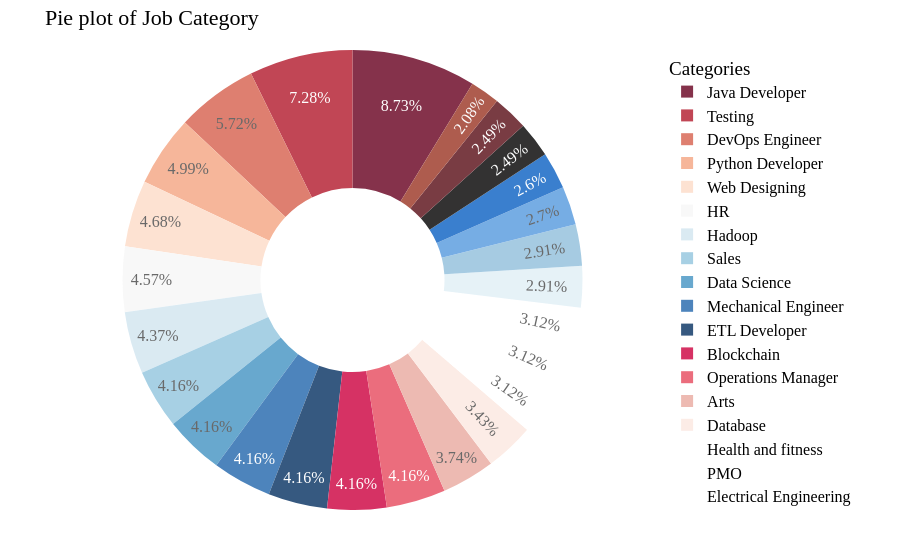

The cell this chart's notebook holds for it:
### Code cell
fig = px.pie(plot_data, values='Count', names='Category',
             title='Pie plot of Job Category',
             color_discrete_sequence=px.colors.sequential.RdBu,
             hole=0.4,
             labels={'Category': 'Categories', 'Count': 'Count'},
             opacity=0.8,
             )

# Customize the layout
fig.update_layout(
    legend_title='Categories',
    font=dict(family='Times New Roman', size=16, color='black'),
    plot_bgcolor='white',
    margin=dict(t=50, b=50, l=50, r=50)
)

fig.show()

### Figure 1 — Plotly figure (JSON) as saved in the notebook; plotly's stock layout.template omitted (floating-point values rounded to 4 significant figures)
{"data": [{"domain": {"x": [0, 1], "y": [0, 1]}, "hole": 0.4, "hovertemplate": "Categories=%{label}<br>Count=%{value}<extra></extra>", "labels": ["Java Developer", "Testing", "DevOps Engineer", "Python Developer", "Web Designing", "HR", "Hadoop", "Sales", "Data Science", "Mechanical Engineer", "ETL Developer", "Blockchain", "Operations Manager", "Arts", "Database", "Health and fitness", "PMO", "Electrical Engineering", "Business Analyst", "DotNet Developer", "Automation Testing", "Network Security Engineer", "Civil Engineer", "SAP Developer", "Advocate"], "legendgroup": "", "name": "", "opacity": 0.8, "showlegend": true, "type": "pie", "values": [84, 70, 55, 48, 45, 44, 42, 40, 40, 40, 40, 40, 40, 36, 33, 30, 30, 30, 28, 28, 26, 25, 24, 24, 20]}], "layout": {"font": {"color": "black", "family": "Times New Roman", "size": 16}, "legend": {"title": {"text": "Categories"}, "tracegroupgap": 0}, "margin": {"b": 50, "l": 50, "r": 50, "t": 50}, "piecolorway": ["rgb(103,0,31)", "rgb(178,24,43)", "rgb(214,96,77)", "rgb(244,165,130)", "rgb(253,219,199)", "rgb(247,247,247)", "rgb(209,229,240)", "rgb(146,197,222)", "rgb(67,147,195)", "rgb(33,102,172)", "rgb(5,48,97)"], "plot_bgcolor": "white", "title": {"text": "Pie plot of Job Category"}}}
